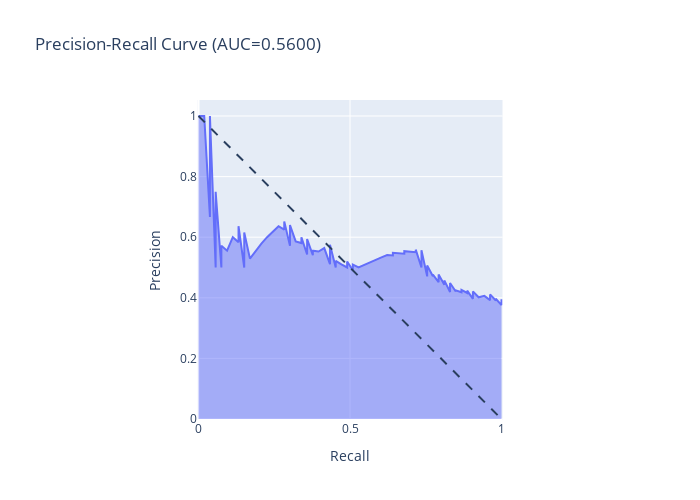

This figure's notebook cell:
### Code cell
import plotly.express as px
from sklearn.linear_model import LogisticRegression
from sklearn.metrics import precision_recall_curve, auc
from sklearn.datasets import make_classification


precision, recall, thresholds = precision_recall_curve(y_test, y_scores)

fig = px.area(
    x=recall, y=precision,
    title=f'Precision-Recall Curve (AUC={auc(fpr, tpr):.4f})',
    labels=dict(x='Recall', y='Precision'),
    width=700, height=500
)
fig.add_shape(
    type='line', line=dict(dash='dash'),
    x0=0, x1=1, y0=1, y1=0
)
fig.update_yaxes(scaleanchor="x", scaleratio=1)
fig.update_xaxes(constrain='domain')

fig.show()

### Figure 1 — Plotly figure (JSON) as saved in the notebook; plotly's stock layout.template omitted (floating-point values rounded to 4 significant figures; data arrays with more than 128 entries replaced by an {"elided": "..."} marker saying what was removed)
{"data": [{"hovertemplate": "Recall=%{x}<br>Precision=%{y}<extra></extra>", "legendgroup": "", "line": {"color": "#636efa"}, "marker": {"symbol": "circle"}, "mode": "lines", "name": "", "orientation": "v", "showlegend": false, "stackgroup": "1", "type": "scatter", "x": {"elided": "142 float values"}, "xaxis": "x", "y": {"elided": "142 float values"}, "yaxis": "y"}], "layout": {"height": 500, "legend": {"tracegroupgap": 0}, "shapes": [{"line": {"dash": "dash"}, "type": "line", "x0": 0, "x1": 1, "y0": 1, "y1": 0}], "title": {"text": "Precision-Recall Curve (AUC=0.5600)"}, "width": 700, "xaxis": {"anchor": "y", "constrain": "domain", "domain": [0, 1], "title": {"text": "Recall"}}, "yaxis": {"anchor": "x", "domain": [0, 1], "scaleanchor": "x", "scaleratio": 1, "title": {"text": "Precision"}}}}
